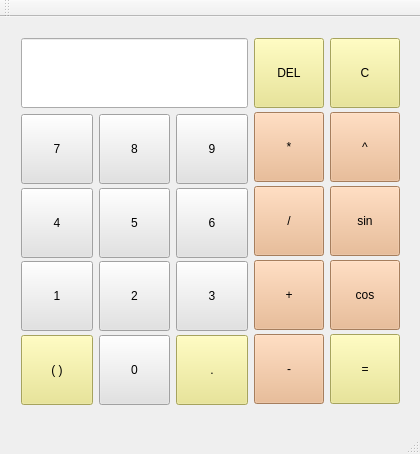
<?xml version="1.0" encoding="UTF-8"?>
<ui version="4.0">
 <class>CalculatorClass</class>
 <widget class="QMainWindow" name="CalculatorClass">
  <property name="geometry">
   <rect>
    <x>0</x>
    <y>0</y>
    <width>420</width>
    <height>454</height>
   </rect>
  </property>
  <property name="windowTitle">
   <string>Calculator</string>
  </property>
  <widget class="QWidget" name="centralWidget">
   <widget class="QWidget" name="horizontalLayoutWidget_2">
    <property name="geometry">
     <rect>
      <x>10</x>
      <y>10</y>
      <width>401</width>
      <height>386</height>
     </rect>
    </property>
    <layout class="QHBoxLayout" name="horizontalLayout_3">
     <item>
      <layout class="QVBoxLayout" name="verticalLayout">
       <item>
        <widget class="QLineEdit" name="lineEdit">
         <property name="sizePolicy">
          <sizepolicy hsizetype="Expanding" vsizetype="Fixed">
           <horstretch>100</horstretch>
           <verstretch>0</verstretch>
          </sizepolicy>
         </property>
         <property name="minimumSize">
          <size>
           <width>0</width>
           <height>70</height>
          </size>
         </property>
         <property name="styleSheet">
          <string notr="true">font: 14pt &quot;MS Shell Dlg 2&quot;;</string>
         </property>
         <property name="alignment">
          <set>Qt::AlignRight|Qt::AlignTrailing|Qt::AlignVCenter</set>
         </property>
         <property name="readOnly">
          <bool>true</bool>
         </property>
        </widget>
       </item>
       <item>
        <layout class="QHBoxLayout" name="horizontalLayout">
         <item>
          <layout class="QVBoxLayout" name="verticalLayout_2">
           <item>
            <widget class="QPushButton" name="pushButton">
             <property name="sizePolicy">
              <sizepolicy hsizetype="Preferred" vsizetype="Fixed">
               <horstretch>0</horstretch>
               <verstretch>0</verstretch>
              </sizepolicy>
             </property>
             <property name="minimumSize">
              <size>
               <width>70</width>
               <height>70</height>
              </size>
             </property>
             <property name="styleSheet">
              <string notr="true">font: 20pt &quot;MS Shell Dlg 2&quot;;
background-color: rgb(226, 226, 226);</string>
             </property>
             <property name="text">
              <string>7</string>
             </property>
            </widget>
           </item>
           <item>
            <widget class="QPushButton" name="pushButton_2">
             <property name="sizePolicy">
              <sizepolicy hsizetype="Preferred" vsizetype="Fixed">
               <horstretch>0</horstretch>
               <verstretch>0</verstretch>
              </sizepolicy>
             </property>
             <property name="minimumSize">
              <size>
               <width>70</width>
               <height>70</height>
              </size>
             </property>
             <property name="styleSheet">
              <string notr="true">font: 20pt &quot;MS Shell Dlg 2&quot;;background-color: rgb(226, 226, 226);</string>
             </property>
             <property name="text">
              <string>4</string>
             </property>
            </widget>
           </item>
           <item>
            <widget class="QPushButton" name="pushButton_3">
             <property name="sizePolicy">
              <sizepolicy hsizetype="Preferred" vsizetype="Fixed">
               <horstretch>0</horstretch>
               <verstretch>0</verstretch>
              </sizepolicy>
             </property>
             <property name="minimumSize">
              <size>
               <width>70</width>
               <height>70</height>
              </size>
             </property>
             <property name="styleSheet">
              <string notr="true">font: 20pt &quot;MS Shell Dlg 2&quot;;background-color: rgb(226, 226, 226);</string>
             </property>
             <property name="text">
              <string>1</string>
             </property>
            </widget>
           </item>
           <item>
            <widget class="QPushButton" name="pushButton_21">
             <property name="sizePolicy">
              <sizepolicy hsizetype="Preferred" vsizetype="Fixed">
               <horstretch>0</horstretch>
               <verstretch>0</verstretch>
              </sizepolicy>
             </property>
             <property name="minimumSize">
              <size>
               <width>70</width>
               <height>70</height>
              </size>
             </property>
             <property name="styleSheet">
              <string notr="true">font: 20pt &quot;MS Shell Dlg 2&quot;;background-color: rgb(233, 228, 130);</string>
             </property>
             <property name="text">
              <string>( )</string>
             </property>
            </widget>
           </item>
          </layout>
         </item>
         <item>
          <layout class="QVBoxLayout" name="verticalLayout_3">
           <item>
            <widget class="QPushButton" name="pushButton_4">
             <property name="sizePolicy">
              <sizepolicy hsizetype="Preferred" vsizetype="Fixed">
               <horstretch>0</horstretch>
               <verstretch>0</verstretch>
              </sizepolicy>
             </property>
             <property name="minimumSize">
              <size>
               <width>70</width>
               <height>70</height>
              </size>
             </property>
             <property name="styleSheet">
              <string notr="true">font: 20pt &quot;MS Shell Dlg 2&quot;;background-color: rgb(226, 226, 226);</string>
             </property>
             <property name="text">
              <string>8</string>
             </property>
            </widget>
           </item>
           <item>
            <widget class="QPushButton" name="pushButton_5">
             <property name="sizePolicy">
              <sizepolicy hsizetype="Preferred" vsizetype="Fixed">
               <horstretch>0</horstretch>
               <verstretch>0</verstretch>
              </sizepolicy>
             </property>
             <property name="minimumSize">
              <size>
               <width>70</width>
               <height>70</height>
              </size>
             </property>
             <property name="styleSheet">
              <string notr="true">font: 20pt &quot;MS Shell Dlg 2&quot;;background-color: rgb(226, 226, 226);</string>
             </property>
             <property name="text">
              <string>5</string>
             </property>
            </widget>
           </item>
           <item>
            <widget class="QPushButton" name="pushButton_6">
             <property name="sizePolicy">
              <sizepolicy hsizetype="Preferred" vsizetype="Fixed">
               <horstretch>0</horstretch>
               <verstretch>0</verstretch>
              </sizepolicy>
             </property>
             <property name="minimumSize">
              <size>
               <width>70</width>
               <height>70</height>
              </size>
             </property>
             <property name="styleSheet">
              <string notr="true">font: 20pt &quot;MS Shell Dlg 2&quot;;background-color: rgb(226, 226, 226);</string>
             </property>
             <property name="text">
              <string>2</string>
             </property>
            </widget>
           </item>
           <item>
            <widget class="QPushButton" name="pushButton_14">
             <property name="sizePolicy">
              <sizepolicy hsizetype="Preferred" vsizetype="Fixed">
               <horstretch>0</horstretch>
               <verstretch>0</verstretch>
              </sizepolicy>
             </property>
             <property name="minimumSize">
              <size>
               <width>70</width>
               <height>70</height>
              </size>
             </property>
             <property name="styleSheet">
              <string notr="true">font: 20pt &quot;MS Shell Dlg 2&quot;;background-color: rgb(226, 226, 226);</string>
             </property>
             <property name="text">
              <string>0</string>
             </property>
            </widget>
           </item>
          </layout>
         </item>
         <item>
          <layout class="QVBoxLayout" name="verticalLayout_4">
           <item>
            <widget class="QPushButton" name="pushButton_7">
             <property name="sizePolicy">
              <sizepolicy hsizetype="Preferred" vsizetype="Fixed">
               <horstretch>0</horstretch>
               <verstretch>0</verstretch>
              </sizepolicy>
             </property>
             <property name="minimumSize">
              <size>
               <width>70</width>
               <height>70</height>
              </size>
             </property>
             <property name="styleSheet">
              <string notr="true">font: 20pt &quot;MS Shell Dlg 2&quot;;background-color: rgb(226, 226, 226);</string>
             </property>
             <property name="text">
              <string>9</string>
             </property>
            </widget>
           </item>
           <item>
            <widget class="QPushButton" name="pushButton_8">
             <property name="sizePolicy">
              <sizepolicy hsizetype="Preferred" vsizetype="Fixed">
               <horstretch>0</horstretch>
               <verstretch>0</verstretch>
              </sizepolicy>
             </property>
             <property name="minimumSize">
              <size>
               <width>70</width>
               <height>70</height>
              </size>
             </property>
             <property name="styleSheet">
              <string notr="true">font: 20pt &quot;MS Shell Dlg 2&quot;;background-color: rgb(226, 226, 226);</string>
             </property>
             <property name="text">
              <string>6</string>
             </property>
            </widget>
           </item>
           <item>
            <widget class="QPushButton" name="pushButton_9">
             <property name="sizePolicy">
              <sizepolicy hsizetype="Preferred" vsizetype="Fixed">
               <horstretch>0</horstretch>
               <verstretch>0</verstretch>
              </sizepolicy>
             </property>
             <property name="minimumSize">
              <size>
               <width>70</width>
               <height>70</height>
              </size>
             </property>
             <property name="styleSheet">
              <string notr="true">font: 20pt &quot;MS Shell Dlg 2&quot;;background-color: rgb(226, 226, 226);</string>
             </property>
             <property name="text">
              <string>3</string>
             </property>
            </widget>
           </item>
           <item>
            <widget class="QPushButton" name="pushButton_15">
             <property name="sizePolicy">
              <sizepolicy hsizetype="Preferred" vsizetype="Fixed">
               <horstretch>0</horstretch>
               <verstretch>0</verstretch>
              </sizepolicy>
             </property>
             <property name="minimumSize">
              <size>
               <width>70</width>
               <height>70</height>
              </size>
             </property>
             <property name="styleSheet">
              <string notr="true">font: 20pt &quot;MS Shell Dlg 2&quot;;background-color: rgb(233, 228, 130);</string>
             </property>
             <property name="text">
              <string>.</string>
             </property>
            </widget>
           </item>
          </layout>
         </item>
        </layout>
       </item>
      </layout>
     </item>
     <item>
      <layout class="QVBoxLayout" name="verticalLayout_5">
       <item>
        <widget class="QPushButton" name="pushButton_22">
         <property name="sizePolicy">
          <sizepolicy hsizetype="Preferred" vsizetype="Fixed">
           <horstretch>0</horstretch>
           <verstretch>0</verstretch>
          </sizepolicy>
         </property>
         <property name="minimumSize">
          <size>
           <width>70</width>
           <height>70</height>
          </size>
         </property>
         <property name="styleSheet">
          <string notr="true">font: 16pt &quot;MS Shell Dlg 2&quot;;background-color: rgb(233, 228, 130);</string>
         </property>
         <property name="text">
          <string>DEL</string>
         </property>
        </widget>
       </item>
       <item>
        <widget class="QPushButton" name="pushButton_10">
         <property name="sizePolicy">
          <sizepolicy hsizetype="Preferred" vsizetype="Fixed">
           <horstretch>0</horstretch>
           <verstretch>0</verstretch>
          </sizepolicy>
         </property>
         <property name="minimumSize">
          <size>
           <width>70</width>
           <height>70</height>
          </size>
         </property>
         <property name="styleSheet">
          <string notr="true">font: 20pt &quot;MS Shell Dlg 2&quot;;background-color: rgb(233, 177, 130);</string>
         </property>
         <property name="text">
          <string>*</string>
         </property>
        </widget>
       </item>
       <item>
        <widget class="QPushButton" name="pushButton_11">
         <property name="sizePolicy">
          <sizepolicy hsizetype="Preferred" vsizetype="Fixed">
           <horstretch>0</horstretch>
           <verstretch>0</verstretch>
          </sizepolicy>
         </property>
         <property name="minimumSize">
          <size>
           <width>70</width>
           <height>70</height>
          </size>
         </property>
         <property name="styleSheet">
          <string notr="true">font: 20pt &quot;MS Shell Dlg 2&quot;;background-color: rgb(233, 177, 130);</string>
         </property>
         <property name="text">
          <string>/</string>
         </property>
        </widget>
       </item>
       <item>
        <widget class="QPushButton" name="pushButton_12">
         <property name="sizePolicy">
          <sizepolicy hsizetype="Preferred" vsizetype="Fixed">
           <horstretch>0</horstretch>
           <verstretch>0</verstretch>
          </sizepolicy>
         </property>
         <property name="minimumSize">
          <size>
           <width>70</width>
           <height>70</height>
          </size>
         </property>
         <property name="styleSheet">
          <string notr="true">font: 20pt &quot;MS Shell Dlg 2&quot;;background-color: rgb(233, 177, 130);</string>
         </property>
         <property name="text">
          <string>+</string>
         </property>
        </widget>
       </item>
       <item>
        <widget class="QPushButton" name="pushButton_13">
         <property name="sizePolicy">
          <sizepolicy hsizetype="Preferred" vsizetype="Fixed">
           <horstretch>0</horstretch>
           <verstretch>0</verstretch>
          </sizepolicy>
         </property>
         <property name="minimumSize">
          <size>
           <width>70</width>
           <height>70</height>
          </size>
         </property>
         <property name="styleSheet">
          <string notr="true">font: 20pt &quot;MS Shell Dlg 2&quot;;
background-color: rgb(233, 177, 130);</string>
         </property>
         <property name="text">
          <string>-</string>
         </property>
        </widget>
       </item>
      </layout>
     </item>
     <item>
      <layout class="QVBoxLayout" name="verticalLayout_6">
       <item>
        <widget class="QPushButton" name="pushButton_20">
         <property name="sizePolicy">
          <sizepolicy hsizetype="Preferred" vsizetype="Fixed">
           <horstretch>0</horstretch>
           <verstretch>0</verstretch>
          </sizepolicy>
         </property>
         <property name="minimumSize">
          <size>
           <width>70</width>
           <height>70</height>
          </size>
         </property>
         <property name="styleSheet">
          <string notr="true">font: 20pt &quot;MS Shell Dlg 2&quot;;background-color: rgb(233, 228, 130);</string>
         </property>
         <property name="text">
          <string>С</string>
         </property>
        </widget>
       </item>
       <item>
        <widget class="QPushButton" name="pushButton_16">
         <property name="sizePolicy">
          <sizepolicy hsizetype="Preferred" vsizetype="Fixed">
           <horstretch>0</horstretch>
           <verstretch>0</verstretch>
          </sizepolicy>
         </property>
         <property name="minimumSize">
          <size>
           <width>70</width>
           <height>70</height>
          </size>
         </property>
         <property name="styleSheet">
          <string notr="true">font: 20pt &quot;MS Shell Dlg 2&quot;;background-color: rgb(233, 177, 130);</string>
         </property>
         <property name="text">
          <string>^</string>
         </property>
        </widget>
       </item>
       <item>
        <widget class="QPushButton" name="pushButton_17">
         <property name="sizePolicy">
          <sizepolicy hsizetype="Preferred" vsizetype="Fixed">
           <horstretch>0</horstretch>
           <verstretch>0</verstretch>
          </sizepolicy>
         </property>
         <property name="minimumSize">
          <size>
           <width>70</width>
           <height>70</height>
          </size>
         </property>
         <property name="styleSheet">
          <string notr="true">font: 16pt &quot;MS Shell Dlg 2&quot;;background-color: rgb(233, 177, 130);</string>
         </property>
         <property name="text">
          <string>sin</string>
         </property>
        </widget>
       </item>
       <item>
        <widget class="QPushButton" name="pushButton_18">
         <property name="sizePolicy">
          <sizepolicy hsizetype="Preferred" vsizetype="Fixed">
           <horstretch>0</horstretch>
           <verstretch>0</verstretch>
          </sizepolicy>
         </property>
         <property name="minimumSize">
          <size>
           <width>70</width>
           <height>70</height>
          </size>
         </property>
         <property name="styleSheet">
          <string notr="true">font: 16pt &quot;MS Shell Dlg 2&quot;;background-color: rgb(233, 177, 130);</string>
         </property>
         <property name="text">
          <string>cos</string>
         </property>
        </widget>
       </item>
       <item>
        <widget class="QPushButton" name="pushButton_19">
         <property name="sizePolicy">
          <sizepolicy hsizetype="Preferred" vsizetype="Fixed">
           <horstretch>0</horstretch>
           <verstretch>0</verstretch>
          </sizepolicy>
         </property>
         <property name="minimumSize">
          <size>
           <width>70</width>
           <height>70</height>
          </size>
         </property>
         <property name="styleSheet">
          <string notr="true">font: 20pt &quot;MS Shell Dlg 2&quot;;background-color: rgb(233, 228, 130);</string>
         </property>
         <property name="text">
          <string>=</string>
         </property>
        </widget>
       </item>
      </layout>
     </item>
    </layout>
   </widget>
  </widget>
  <widget class="QMenuBar" name="menuBar">
   <property name="geometry">
    <rect>
     <x>0</x>
     <y>0</y>
     <width>420</width>
     <height>26</height>
    </rect>
   </property>
  </widget>
  <widget class="QToolBar" name="mainToolBar">
   <attribute name="toolBarArea">
    <enum>TopToolBarArea</enum>
   </attribute>
   <attribute name="toolBarBreak">
    <bool>false</bool>
   </attribute>
  </widget>
  <widget class="QStatusBar" name="statusBar"/>
 </widget>
 <layoutdefault spacing="6" margin="11"/>
 <resources>
  <include location="Calculator.qrc"/>
 </resources>
 <connections/>
</ui>
